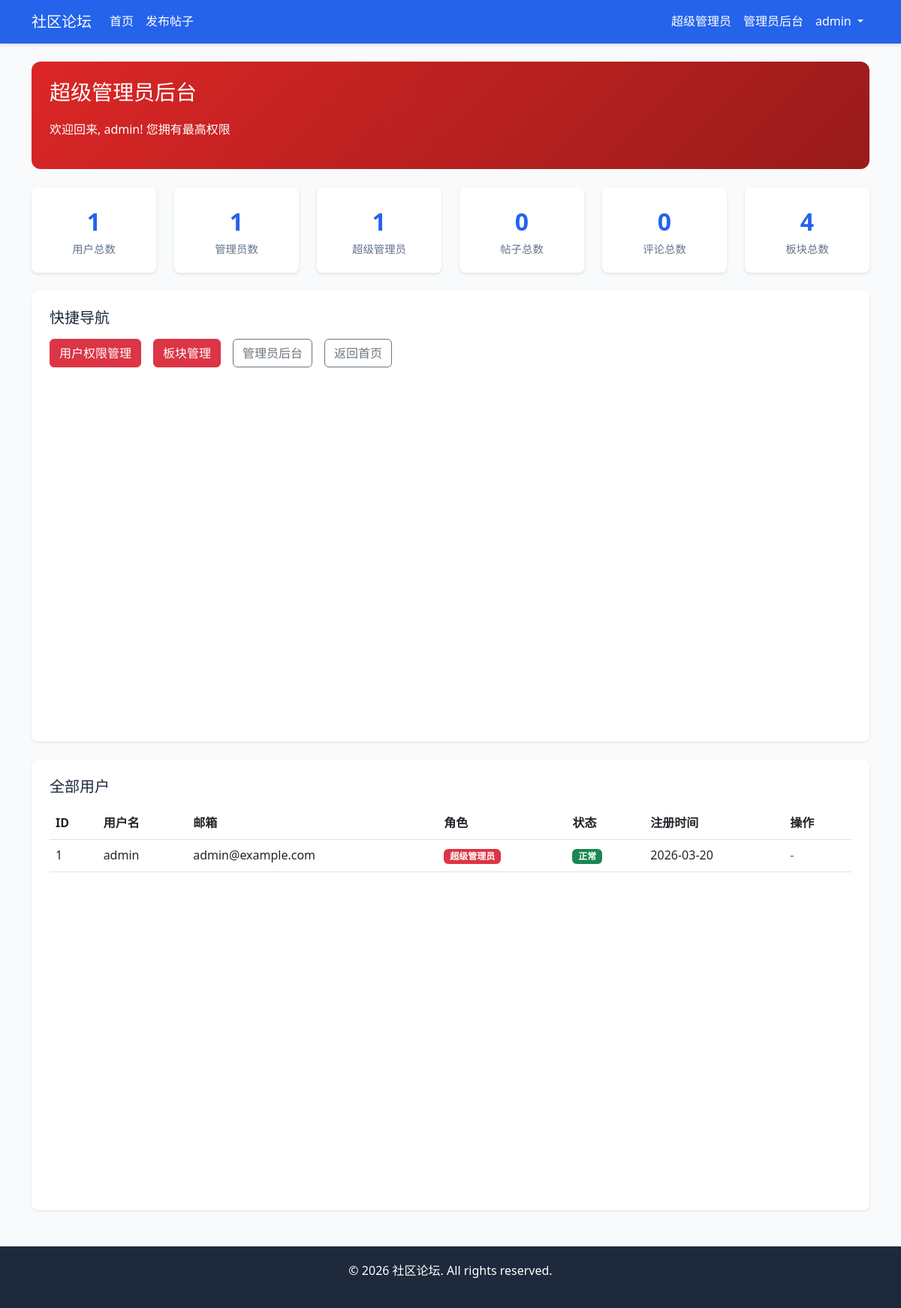
Page /superadmin/ (signed in) on the committed database.
### app/models/user.py (models this page shows, shortened)
class User(UserMixin, db.Model):
    __tablename__ = 'users'
    id = db.Column(db.Integer, primary_key=True)
    username = db.Column(db.String(64), unique=True, nullable=False, index=True)
    email = db.Column(db.String(120), unique=True, nullable=False, index=True)
    password_hash = db.Column(db.String(256), nullable=False)
    role = db.Column(db.String(20), default='user')  # user, admin, superadmin
    is_active = db.Column(db.Boolean, default=True)
    created_at = db.Column(db.DateTime, default=datetime.utcnow)
    posts = db.relationship('Post', backref='author', lazy='dynamic')
    comments = db.relationship('Comment', backref='author', lazy='dynamic')
    def is_admin(self):
        return self.role in ['admin', 'superadmin']
    def is_superadmin(self):
        return self.role == 'superadmin'

### app/views/superadmin.py (the view)
    def decorated_function(*args, **kwargs):
        if not current_user.is_authenticated:
            abort(403)
        if not current_user.is_superadmin():
            abort(403)
        return f(*args, **kwargs)

### app/models/user.py (called while the page is built)
@login_manager.user_loader
def load_user(user_id):
    return User.query.get(int(user_id))

### app/views/superadmin.py (called while the page is built)
def superadmin_required(f):
    def decorated_function(*args, **kwargs):
        if not current_user.is_authenticated:
            abort(403)
        if not current_user.is_superadmin():
            abort(403)
        return f(*args, **kwargs)
    decorated_function.__name__ = f.__name__
    return decorated_function

@superadmin_bp.route('/')
@login_required
@superadmin_required
def index():
    stats = {
        'total_users': User.query.count(),
        'total_posts': Post.query.filter_by(is_deleted=False).count(),
        'total_comments': Comment.query.filter_by(is_deleted=False).count(),
        'total_boards': Board.query.count(),
        'total_admins': User.query.filter(User.role.in_(['admin', 'superadmin'])).count(),
        'total_superadmins': User.query.filter_by(role='superadmin').count()
    }
    all_users = User.query.order_by(User.created_at.desc()).all()
    return render_template('superadmin/index.html', stats=stats, all_users=all_users)

### app/templates/superadmin/index.html (shortened to what this page needs)
{% extends "base.html" %}
{% block content %}
<div class="admin-panel mb-4" style="background: linear-gradient(135deg, #dc2626 0%, #991b1b 100%);">
    <h3>超级管理员后台</h3>
    <p>欢迎回来, {{ current_user.username }}! 您拥有最高权限</p>
</div>
<div class="row mb-4">
    <div class="col-md-2">
        <div class="stat-card">
            <div class="stat-number">{{ stats.total_users }}</div>
            <div class="stat-label">用户总数</div>
        </div>
    </div>
    <div class="col-md-2">
        <div class="stat-card">
            <div class="stat-number">{{ stats.total_admins }}</div>
            <div class="stat-label">管理员数</div>
        </div>
    </div>
    <div class="col-md-2">
        <div class="stat-card">
            <div class="stat-number">{{ stats.total_superadmins }}</div>
            <div class="stat-label">超级管理员</div>
        </div>
    </div>
    <div class="col-md-2">
        <div class="stat-card">
            <div class="stat-number">{{ stats.total_posts }}</div>
            <div class="stat-label">帖子总数</div>
        </div>
    </div>
    <div class="col-md-2">
        <div class="stat-card">
            <div class="stat-number">{{ stats.total_comments }}</div>
            <div class="stat-label">评论总数</div>
        </div>
    </div>
    <div class="col-md-2">
        <div class="stat-card">
            <div class="stat-number">{{ stats.total_boards }}</div>
            <div class="stat-label">板块总数</div>
        </div>
    </div>
</div>
<div class="main-content mb-4">
    <h5 class="mb-3">快捷导航</h5>
    <div class="d-flex gap-3 flex-wrap">
        <a href="{{ url_for('superadmin.users') }}" class="btn btn-danger">用户权限管理</a>
        <a href="{{ url_for('superadmin.boards') }}" class="btn btn-danger">板块管理</a>
        <a href="{{ url_for('admin.index') }}" class="btn btn-outline-secondary">管理员后台</a>
        <a href="{{ url_for('main.index') }}" class="btn btn-outline-secondary">返回首页</a>
    </div>
</div>
<div class="main-content">
    <h5 class="mb-3">全部用户</h5>
    <div class="table-responsive">
        <table class="table table-hover">
            <thead>
                <tr>
                    <th>ID</th>
                    <th>用户名</th>
                    <th>邮箱</th>
                    <th>角色</th>
                    <th>状态</th>
                    <th>注册时间</th>
                    <th>操作</th>
                </tr>
            </thead>
            <tbody>
                {% for user in all_users %}
                <tr>
                    <td>{{ user.id }}</td>
                    <td>{{ user.username }}</td>
                    <td>{{ user.email }}</td>
                    <td>
                        {% if user.is_superadmin() %}<span class="badge bg-danger">超级管理员</span>
                        {% elif user.is_admin() %}<span class="badge bg-warning">管理员</span>
                        {% else %}<span class="badge bg-secondary">用户</span>{% endif %}
                    </td>
                    <td>
                        {% if user.is_active %}<span class="badge bg-success">正常</span>
                        {% else %}<span class="badge bg-danger">禁用</span>{% endif %}
                    </td>
                    <td>{{ user.created_at.strftime('%Y-%m-%d') }}</td>
                    <td>
                        <div class="d-flex gap-1 flex-wrap">
                            {% if user.is_superadmin() %}
                            <span class="text-muted">-</span>
                            {% endif %}
                        </div>
                    </td>
                </tr>
                {% endfor %}
            </tbody>
        </table>
    </div>
</div>
{% endblock %}

### app/templates/base.html (shortened to what this page needs)
<!DOCTYPE html>
<html lang="zh-CN">
<head>
    <link href="https://cdn.jsdelivr.net/npm/bootstrap@5.3.0/dist/css/bootstrap.min.css" rel="stylesheet">
    <link rel="stylesheet" href="{{ url_for('static', filename='css/style.css') }}">
</head>
<body>
    <nav class="navbar navbar-expand-lg navbar-dark mb-4">
        <div class="container">
            <a class="navbar-brand" href="{{ url_for('main.index') }}">社区论坛</a>
            <div class="collapse navbar-collapse" id="navbarNav">
                <ul class="navbar-nav me-auto">
                    <li class="nav-item">
                        <a class="nav-link" href="{{ url_for('main.index') }}">首页</a>
                    </li>
                    {% if current_user.is_authenticated %}
                    <li class="nav-item">
                        <a class="nav-link" href="{{ url_for('post.create') }}">发布帖子</a>
                    </li>
                    {% endif %}
                </ul>
                <ul class="navbar-nav">
                    {% if current_user.is_authenticated %}
                    {% if current_user.is_superadmin() %}
                    <li class="nav-item">
                        <a class="nav-link" href="{{ url_for('superadmin.index') }}">超级管理员</a>
                    </li>
                    {% endif %}
                    {% if current_user.is_admin() %}
                    <li class="nav-item">
                        <a class="nav-link" href="{{ url_for('admin.index') }}">管理员后台</a>
                    </li>
                    {% endif %}
                    <li class="nav-item dropdown">
                        <a class="nav-link dropdown-toggle" href="#" role="button" data-bs-toggle="dropdown">
                            {{ current_user.username }}
                        </a>
                    </li>
                    {% endif %}
                </ul>
            </div>
        </div>
    </nav>
    <div class="container">
        {% block content %}{% endblock %}
    </div>
    <footer class="footer mt-5">
        <div class="container text-center">
            <p>&copy; 2026 社区论坛. All rights reserved.</p>
        </div>
    </footer>
</body>
</html>

### app/static/css/style.css (style rules this page uses)
:root { --primary-color: #2563eb; --secondary-color: #64748b; --success-color: #22c55e; --danger-color: #ef4444; --warning-color: #f59e0b; --info-color: #3b82f6; --dark-color: #1e293b; --light-bg: #f8fafc; --border-color: #e2e8f0; }
body { font-family: 'Segoe UI', Tahoma, Geneva, Verdana, sans-serif; background-color: var(--light-bg); color: var(--dark-color); line-height: 1.6; }
.navbar { background-color: var(--primary-color) !important; box-shadow: 0 2px 4px rgba(0,0,0,0.1); }
.navbar-brand, .nav-link { color: white !important; }
.main-content { background: white; border-radius: 8px; padding: 24px; box-shadow: 0 1px 3px rgba(0,0,0,0.1); min-height: 600px; }
.admin-panel { background: linear-gradient(135deg, #667eea 0%, #764ba2 100%); color: white; border-radius: 12px; padding: 24px; }
.admin-panel h3 { margin-bottom: 20px; }
.stat-card { background: white; border-radius: 8px; padding: 20px; text-align: center; box-shadow: 0 2px 4px rgba(0,0,0,0.1); }
.stat-number { font-size: 2rem; font-weight: bold; color: var(--primary-color); }
.stat-label { color: var(--secondary-color); font-size: 0.9rem; }
.footer { background-color: var(--dark-color); color: white; padding: 20px 0; margin-top: 40px; }
.table-responsive { border-radius: 8px; overflow: hidden; }

### rows in the picture
User: username "admin", id "1", email "admin@example.com", role "超级管理员", is_active "正常", created_at "2026-03-20"

### other values in the picture
{{ stats.total_users }} "1"
{{ stats.total_admins }} "1"
{{ stats.total_superadmins }} "1"
{{ stats.total_posts }} "0"
{{ stats.total_comments }} "0"
{{ stats.total_boards }} "4"
